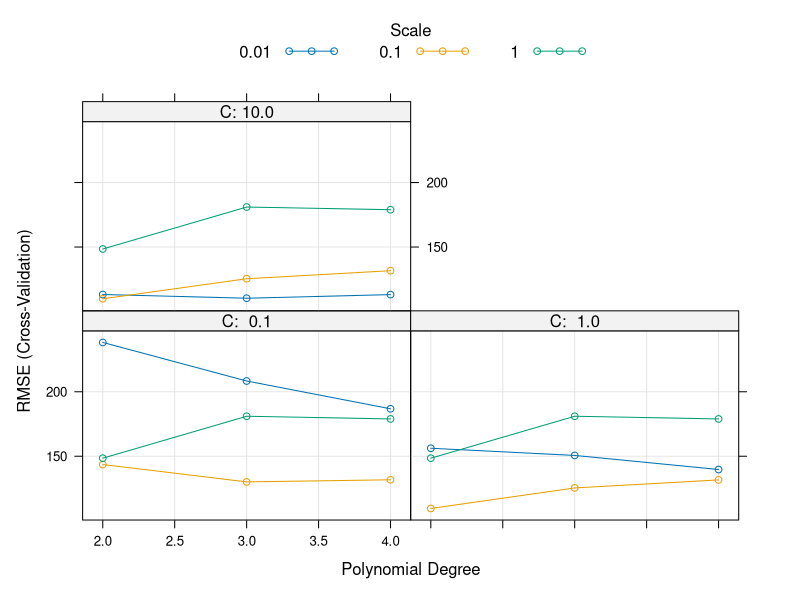
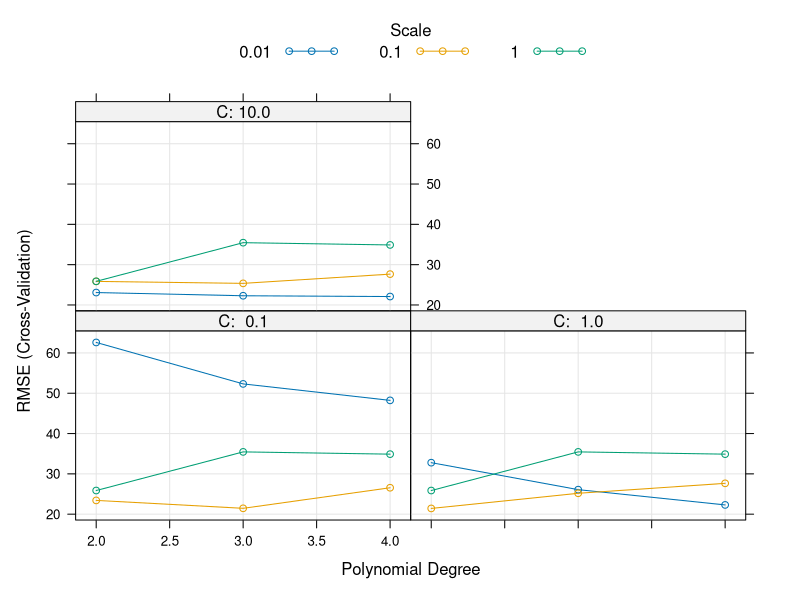

Reproduce these figures in R, in order.
##Support vector machine (SVM)

setwd("D:/Research/HIV_BD Research")

# Load the packages
library(readxl)
library(caret)
library(kernlab)
library(MLmetrics)

#Upload data
data<-read_excel("data_HIV_BD.xlsx", sheet="Normalized data")


#Data split

data1<-data[c(2,4:9,12:15,17:23)]#cases

set.seed(123)  # For reproducibility
trainIndex <- createDataPartition(data1$y1, p = 0.8, 
                                  list = FALSE,
                                  times = 1)
training_data <-data1[trainIndex, ]
testing_data <-data1[-trainIndex, ]

ctrl <- trainControl(method = "cv", number = 10)

# Hyperparameter grid for polynomial kernel
svm_grid <- expand.grid(
  degree = c(2, 3, 4),     # Polynomial degree (d)
  scale  = c(0.01, 0.1, 1),# Kernel scale (gamma-related)
  C      = c(0.1, 1, 10)   # Cost parameter
)

# Train SVM with polynomial kernel
svm_hiv <- train(
  y1 ~ .,
  data = training_data,
  method = "svmPoly",
  trControl = ctrl,
  tuneGrid = svm_grid,
  metric = "RMSE"
)

# View model results
print(svm_hiv)

# Plot cross-validation performance
plot(svm_hiv)

# Best tuning parameters
svm_hiv$bestTune


#prediction in training
pre<-predict(svm_hiv,training_data)
RMSE(training_data$y1,pre)
MAE(training_data$y1,pre)
MAPE(training_data$y1,pre)

#Model prediction
pred<-predict(svm_hiv,testing_data)
RMSE(testing_data$y1,pred)
MAE(testing_data$y1,pred)
MAPE(testing_data$y1,pred)


#HIV deaths
data2<-data[c(3,4:9,12:15,17:23)]#deaths

set.seed(123)  # For reproducibility
trainIndex <- createDataPartition(data2$y2, p = 0.8, 
                                  list = FALSE,
                                  times = 1)
training_data <-data2[trainIndex, ]
testing_data <-data2[-trainIndex, ]

# Train SVM with polynomial kernel
svm_dth <- train(
  y2 ~ .,
  data = training_data,
  method = "svmPoly",
  trControl = ctrl,
  tuneGrid = svm_grid,
  metric = "RMSE"
)

# View model results
print(svm_dth)

# Plot cross-validation performance
plot(svm_dth)

# Best tuning parameters
svm_dth$bestTune

#prediction in training
pre<-predict(svm_dth,training_data)
RMSE(training_data$y2,pre)
MAE(training_data$y2,pre)
MAPE(training_data$y2,pre)

#Model prediction
pred<-predict(svm_dth,testing_data)
RMSE(testing_data$y2,pred)
MAE(testing_data$y2,pred)
MAPE(testing_data$y2,pred)
